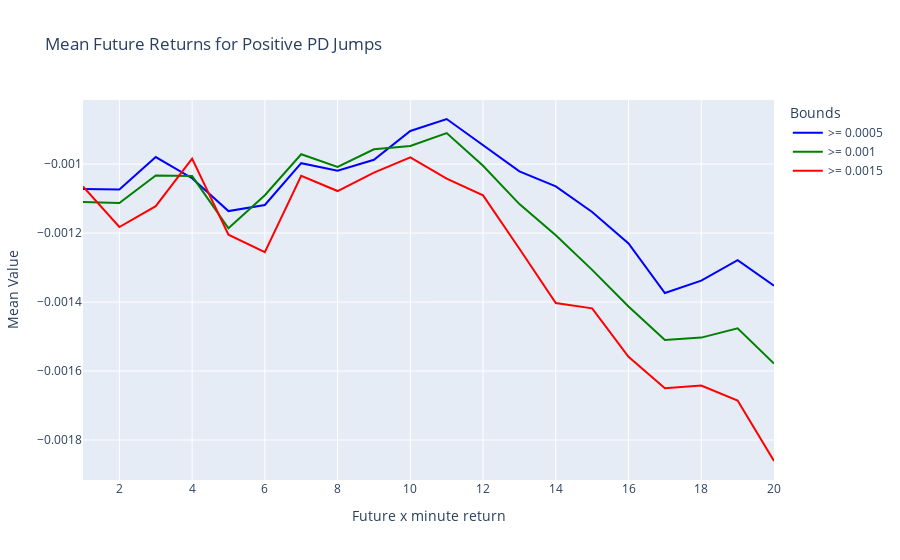

Source (notebook cell):
### Code cell
fig = go.Figure()

for bound, color in zip([0.0005, 0.001, 0.0015], ['blue', 'green', 'red']):
    # Calculate mean future returns for positive PD jumps
    result = df.filter(pl.col('jump_PD') >= bound).select(
        [(pl.col(f'future_return_{i}') - 1).mean() for i in range(1, 21)]
    ).transpose()
    # Convert to Pandas DataFrame for plotting
    result_pd = result.to_pandas()

    # Add line to the figure
    fig.add_trace(go.Scatter(
        x=[i for i in range(1, 21)],
        y=result_pd['column_0'],
        mode='lines',
        name=f'>= {bound}',
        line=dict(color=color)
    ))

# Update layout
fig.update_layout(
    title='Mean Future Returns for Positive PD Jumps',
    xaxis_title='Future x minute return',
    yaxis_title='Mean Value',
    legend_title='Bounds'
)

fig.show()

### Figure 1 — Plotly figure (JSON) as saved in the notebook; plotly's stock layout.template omitted (floating-point values rounded to 4 significant figures)
{"data": [{"line": {"color": "blue"}, "mode": "lines", "name": ">= 0.0005", "type": "scatter", "x": [1, 2, 3, 4, 5, 6, 7, 8, 9, 10, 11, 12, 13, 14, 15, 16, 17, 18, 19, 20], "y": [-0.001072, -0.001073, -0.0009795, -0.001041, -0.001136, -0.001118, -0.0009973, -0.001019, -0.0009875, -0.0009038, -0.0008691, -0.0009441, -0.001021, -0.001065, -0.001139, -0.00123, -0.001374, -0.001338, -0.001279, -0.001353]}, {"line": {"color": "green"}, "mode": "lines", "name": ">= 0.001", "type": "scatter", "x": [1, 2, 3, 4, 5, 6, 7, 8, 9, 10, 11, 12, 13, 14, 15, 16, 17, 18, 19, 20], "y": [-0.001109, -0.001113, -0.001033, -0.001035, -0.001186, -0.00109, -0.0009714, -0.001008, -0.000957, -0.0009476, -0.0009098, -0.001005, -0.001116, -0.001206, -0.001307, -0.001413, -0.00151, -0.001503, -0.001476, -0.001578]}, {"line": {"color": "red"}, "mode": "lines", "name": ">= 0.0015", "type": "scatter", "x": [1, 2, 3, 4, 5, 6, 7, 8, 9, 10, 11, 12, 13, 14, 15, 16, 17, 18, 19, 20], "y": [-0.001065, -0.001182, -0.001122, -0.0009839, -0.001205, -0.001255, -0.001034, -0.001078, -0.001025, -0.0009805, -0.001042, -0.001091, -0.001245, -0.001403, -0.001418, -0.001559, -0.00165, -0.001642, -0.001685, -0.001861]}], "layout": {"legend": {"title": {"text": "Bounds"}}, "title": {"text": "Mean Future Returns for Positive PD Jumps"}, "xaxis": {"title": {"text": "Future x minute return"}}, "yaxis": {"title": {"text": "Mean Value"}}}}
